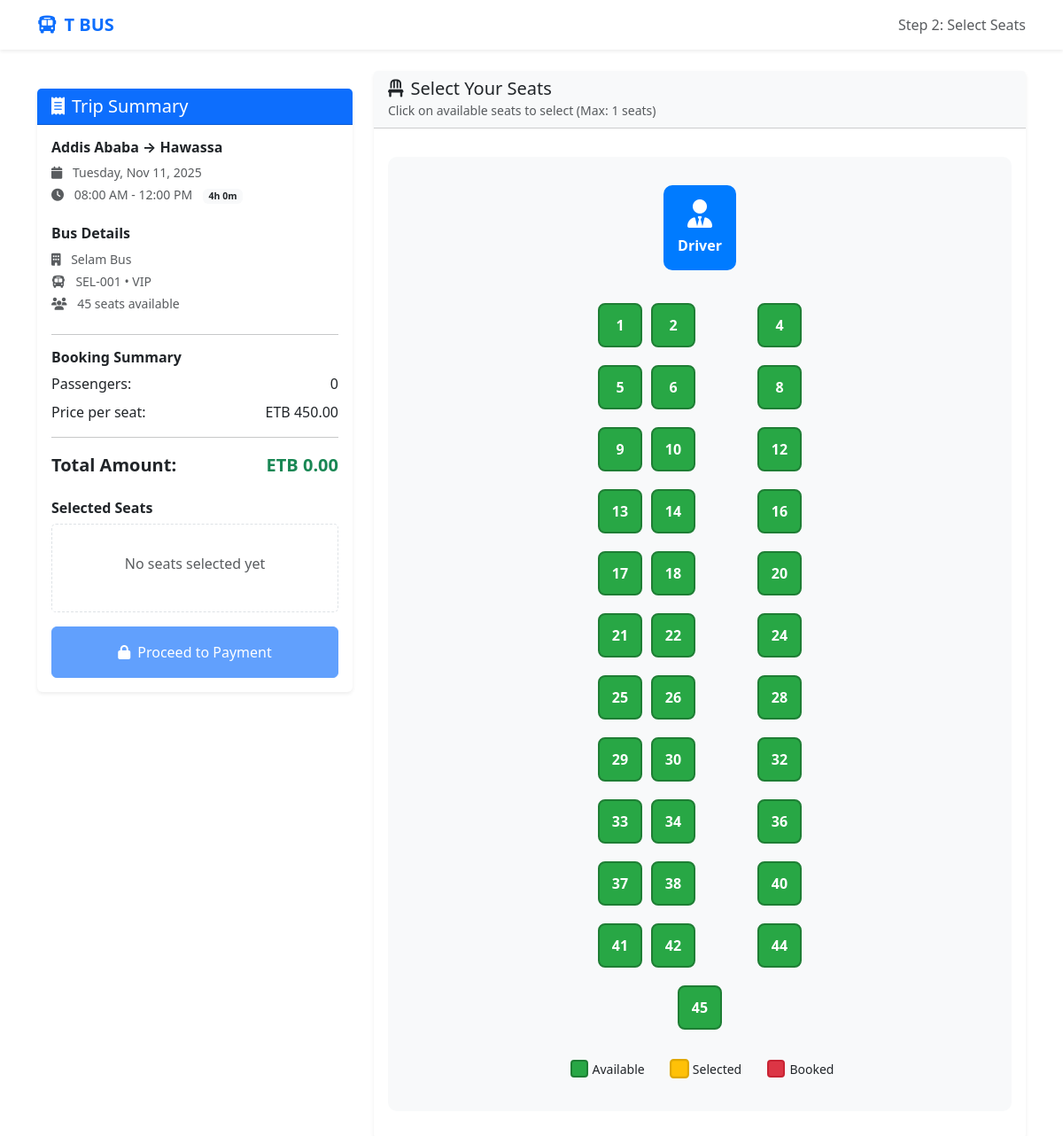
The app's page /booking.php?schedule_id=1 with its own data.
### tables this page shows
CREATE TABLE schedules (
    id INT PRIMARY KEY AUTO_INCREMENT,
    bus_id INT NOT NULL,
    from_city_id INT NOT NULL,
    to_city_id INT NOT NULL,
    departure_time TIME NOT NULL,
    arrival_time TIME NOT NULL,
    price DECIMAL(10,2) NOT NULL,
    available_seats INT NOT NULL,
    travel_date DATE NOT NULL,
    is_active BOOLEAN DEFAULT TRUE,
    created_at TIMESTAMP DEFAULT CURRENT_TIMESTAMP,
    FOREIGN KEY (bus_id) REFERENCES buses(id) ON DELETE CASCADE,
    FOREIGN KEY (from_city_id) REFERENCES cities(id),
    FOREIGN KEY (to_city_id) REFERENCES cities(id),
    INDEX idx_dates (travel_date, from_city_id, to_city_id)
);

CREATE TABLE cities (
    id INT PRIMARY KEY AUTO_INCREMENT,
    name VARCHAR(100) NOT NULL,
    created_at TIMESTAMP DEFAULT CURRENT_TIMESTAMP,
    UNIQUE KEY unique_city_name (name)
);

CREATE TABLE bus_companies (
    id INT PRIMARY KEY AUTO_INCREMENT,
    company_name VARCHAR(200) NOT NULL,
    contact_person_name VARCHAR(100),
    contact_phone VARCHAR(20),
    logo_url VARCHAR(500),
    description TEXT,
    is_active BOOLEAN DEFAULT TRUE,
    created_at TIMESTAMP DEFAULT CURRENT_TIMESTAMP
);

CREATE TABLE buses (
    id INT PRIMARY KEY AUTO_INCREMENT,
    bus_company_id INT NOT NULL,
    bus_number VARCHAR(50) NOT NULL,
    type ENUM('standard', 'vip', 'business') DEFAULT 'standard',
    total_seats INT NOT NULL,
    amenities JSON,
    is_active BOOLEAN DEFAULT TRUE,
    created_at TIMESTAMP DEFAULT CURRENT_TIMESTAMP,
    FOREIGN KEY (bus_company_id) REFERENCES bus_companies(id) ON DELETE CASCADE
);

### public/booking.php (the view, shortened to what this page needs)
<?php
$schedule_id = isset($_GET['schedule_id']) ? intval($_GET['schedule_id']) : 0;
$passengers = isset($_GET['passengers']) ? intval($_GET['passengers']) : 1;
$database = new Database();
$db = $database->getConnection();
$query = "
    SELECT s.*, b.bus_number, b.type, b.total_seats, b.amenities, bc.company_name,
           c1.name as from_city, c2.name as to_city
    FROM schedules s
    JOIN buses b ON s.bus_id = b.id
    JOIN bus_companies bc ON b.bus_company_id = bc.id
    JOIN cities c1 ON s.from_city_id = c1.id
    JOIN cities c2 ON s.to_city_id = c2.id
    WHERE s.id = ? AND s.is_active = TRUE AND b.is_active = TRUE
";
$stmt = $db->prepare($query);
$stmt->execute([$schedule_id]);
$schedule = $stmt->fetch(PDO::FETCH_ASSOC);
$bookedSeatsQuery = "SELECT seat_number FROM bookings WHERE schedule_id = ? AND booking_status != 'cancelled'";
$bookedSeatsStmt = $db->prepare($bookedSeatsQuery);
$bookedSeatsStmt->execute([$schedule_id]);
$bookedSeats = $bookedSeatsStmt->fetchAll(PDO::FETCH_COLUMN);
$departure = new DateTime($schedule['departure_time']);
$arrival = new DateTime($schedule['arrival_time']);
$duration = $departure->diff($arrival);
?>
<!DOCTYPE html>
<html lang="en">
<head>
    <link href="https://cdn.jsdelivr.net/npm/bootstrap@5.3.0/dist/css/bootstrap.min.css" rel="stylesheet">
    <link href="https://cdnjs.cloudflare.com/ajax/libs/font-awesome/6.4.0/css/all.min.css" rel="stylesheet">
</head>
<body>
    <nav class="navbar navbar-expand-lg navbar-light bg-white shadow-sm sticky-top">
        <div class="container">
            <a class="navbar-brand fw-bold text-primary" href="index.php">
                <i class="fas fa-bus me-2"></i>T BUS
            </a>
            <div class="navbar-text">
                <span class="text-muted">Step 2: Select Seats</span>
            </div>
        </div>
    </nav>
    <div class="container py-4">
        <div class="row">
            <div class="col-lg-4 mb-4">
                <div class="card shadow-sm border-0 sticky-top" style="top: 100px;">
                    <div class="card-header bg-primary text-white">
                        <h5 class="mb-0"><i class="fas fa-receipt me-2"></i>Trip Summary</h5>
                    </div>
                    <div class="card-body">
                        <div class="trip-info mb-4">
                            <h6 class="fw-bold"><?php echo $schedule['from_city']; ?> → <?php echo $schedule['to_city']; ?></h6>
                            <div class="text-muted small">
                                <div class="mb-1">
                                    <i class="fas fa-calendar me-2"></i>
                                    <?php echo date('l, M d, Y', strtotime($schedule['travel_date'])); ?>
                                </div>
                                <div class="mb-1">
                                    <i class="fas fa-clock me-2"></i>
                                    <?php echo $departure->format('h:i A'); ?> - <?php echo $arrival->format('h:i A'); ?>
                                    <span class="badge bg-light text-dark ms-2"><?php echo $duration->h . 'h ' . $duration->i . 'm'; ?></span>
                                </div>
                            </div>
                        </div>
                        <div class="bus-info mb-4">
                            <h6 class="fw-bold">Bus Details</h6>
                            <div class="text-muted small">
                                <div class="mb-1">
                                    <i class="fas fa-building me-2"></i>
                                    <?php echo $schedule['company_name']; ?>
                                </div>
                                <div class="mb-1">
                                    <i class="fas fa-bus me-2"></i>
                                    <?php echo $schedule['bus_number']; ?> • <?php echo strtoupper($schedule['type']); ?>
                                </div>
                                <div>
                                    <i class="fas fa-users me-2"></i>
                                    <?php echo $schedule['available_seats']; ?> seats available
                                </div>
                            </div>
                        </div>
                        <hr>
                        <div class="booking-summary">
                            <h6 class="fw-bold">Booking Summary</h6>
                            <div class="d-flex justify-content-between mb-2">
                                <span>Passengers:</span>
                                <span id="passengerCount">0</span>
                            </div>
                            <div class="d-flex justify-content-between mb-2">
                                <span>Price per seat:</span>
                                <span>ETB <?php echo number_format($schedule['price'], 2); ?></span>
                            </div>
                            <hr>
                            <div class="d-flex justify-content-between fw-bold fs-5">
                                <span>Total Amount:</span>
                                <span id="totalAmount" class="text-success">ETB 0.00</span>
                            </div>
                        </div>
                        <div class="selected-seats mt-4">
                            <h6 class="fw-bold">Selected Seats</h6>
                            <div id="selectedSeatsList" class="selected-seats-list">
                                <div class="text-muted text-center py-3">No seats selected yet</div>
                            </div>
                        </div>
                        <button id="proceedToPayment" class="btn btn-primary w-100 mt-3 py-3" disabled>
                            <i class="fas fa-lock me-2"></i>Proceed to Payment
                        </button>
                    </div>
                </div>
            </div>
            <div class="col-lg-8">
                <div class="card shadow-sm border-0">
                    <div class="card-header bg-light">
                        <h5 class="mb-0"><i class="fas fa-chair me-2"></i>Select Your Seats</h5>
                        <small class="text-muted">Click on available seats to select (Max: <?php echo $passengers; ?> seats)</small>
                    </div>
                    <div class="card-body">
                        <div class="bus-layout text-center">
                            <div class="driver-cabin">
                                <i class="fas fa-user-tie fa-2x mb-2"></i>
                                <div class="fw-bold">Driver</div>
                            </div>
                            <div class="bus-seats mb-4">
                                <?php
                                $totalSeats = $schedule['total_seats'];
                                $seatsPerRow = 4;
                                $rows = ceil($totalSeats / $seatsPerRow);
                                for ($row = 1; $row <= $rows; $row++):
                                ?>
                                    <div class="seat-row">
                                        <?php for ($col = 1; $col <= $seatsPerRow; $col++):
                                            $seatNumber = ($row - 1) * $seatsPerRow + $col;
                                            if ($seatNumber > $totalSeats) break;
                                            $isBooked = in_array($seatNumber, $bookedSeats);
                                            $isAisle = $col == 3;
                                        ?>
                                            <div class="<?php echo $isAisle ? 'aisle' : ''; ?>">
                                                <?php if (!$isAisle): ?>
                                                    <div class="seat <?php echo $isBooked ? 'booked' : 'available'; ?>"
                                                         data-seat="<?php echo $seatNumber; ?>"
                                                         data-price="<?php echo $schedule['price']; ?>">
                                                        <?php if ($isBooked): ?>
                                                            <i class="fas fa-times"></i>
                                                        <?php else: ?>
                                                            <span class="seat-number"><?php echo $seatNumber; ?></span>
                                                        <?php endif; ?>
                                                    </div>
                                                <?php else: ?>
                                                    <div class="aisle"></div>
                                                <?php endif; ?>
                                            </div>
                                        <?php endfor; ?>
                                    </div>
                                <?php endfor; ?>
                            </div>
                            <div class="bus-legends">
                                <div class="legend-item">
                                    <div class="seat available legend-seat"></div>
                                    <span class="small">Available</span>
                                </div>
                                <div class="legend-item">
                                    <div class="seat selected legend-seat"></div>
                                    <span class="small">Selected</span>
                                </div>
                                <div class="legend-item">
                                    <div class="seat booked legend-seat"></div>
                                    <span class="small">Booked</span>
                                </div>
                            </div>
                        </div>
                    </div>
                </div>
            </div>
        </div>
    </div>
</body>
</html>

### public/booking.php (style rules this page uses)
.bus-layout { background: #f8f9fa; padding: 2rem; border-radius: 10px; margin: 1rem 0; }
.seat { width: 50px; height: 50px; margin: 5px; border-radius: 8px; display: inline-flex; align-items: center; justify-content: center; cursor: pointer; font-weight: bold; transition: all 0.3s ease; }
.seat.available { background: #28a745; color: white; border: 2px solid #1e7e34; }
.seat.selected { background: #ffc107; color: #000; border: 2px solid #e0a800; transform: scale(1.1); }
.seat.booked { background: #dc3545; color: white; border: 2px solid #c82333; cursor: not-allowed; }
.driver-cabin { background: #007bff; color: white; padding: 1rem; border-radius: 10px; display: inline-block; margin-bottom: 2rem; }
.seat-row { display: flex; justify-content: center; margin-bottom: 10px; }
.aisle { width: 60px; }
.legend-item { display: inline-flex; align-items: center; margin: 0 10px; }
.legend-seat { width: 20px; height: 20px; border-radius: 4px; margin-right: 5px; }
.selected-seats-list { min-height: 100px; border: 1px dashed #dee2e6; border-radius: 5px; padding: 1rem; }

### records on screen
schedules: from_city.name "Addis Ababa", to_city.name "Hawassa", travel_date "Tuesday, Nov 11, 2025", departure_time "08:00 AM", arrival_time "12:00 PM", departure_time+arrival_time "4", departure_time+arrival_time "0", bus_companies.company_name "Selam Bus", bus.bus_number "SEL-001", bus.type "VIP", available_seats "45", price "450.00"

### other values on screen
$passengers "1"
$seatNumber "1"
$seatNumber "2"
$seatNumber "4"
$seatNumber "5"
$seatNumber "6"
$seatNumber "8"
$seatNumber "9"
$seatNumber "10"
$seatNumber "12"
$seatNumber "13"
$seatNumber "14"
$seatNumber "16"
$seatNumber "17"
$seatNumber "18"
